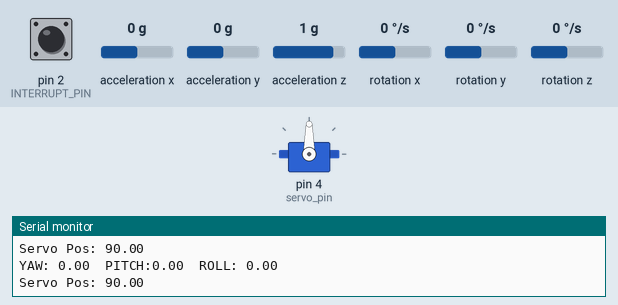
This sketch was run on a simulated Arduino Uno, built with avr-gcc and run on an emulated ATmega328P. Parts: servo, the last lines printed to the serial monitor. Inputs (shaded band) come from the test bench; at power-on: acceleration y 0 g, acceleration z 1 g, pin 2 (INTERRUPT_PIN) LOW, acceleration x 0 g, rotation x 0 °/s, rotation y 0 °/s, rotation z 0 °/s. The sensor or clock chip raises its interrupt line as the real part does.

Above: at 1.7 s.
1.8 s: acceleration y set to -1.4 g
At 3.0 s:
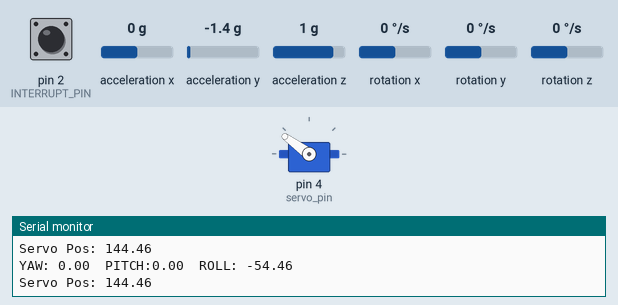
3.3 s: acceleration z set to -1.4 g
At 4.3 s:
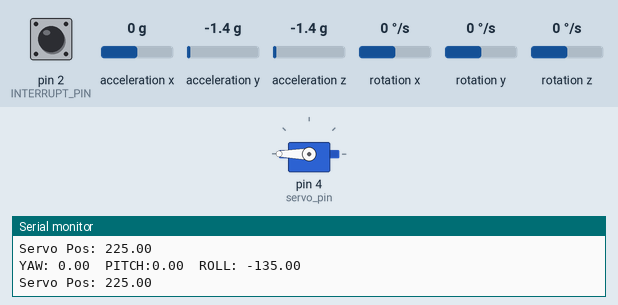
4.8 s: acceleration z set to 1.4 g
At 5.3 s:
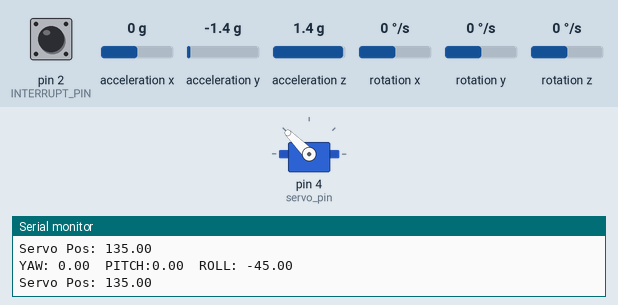
6.3 s: acceleration y set to -0.8 g
At 7.5 s:
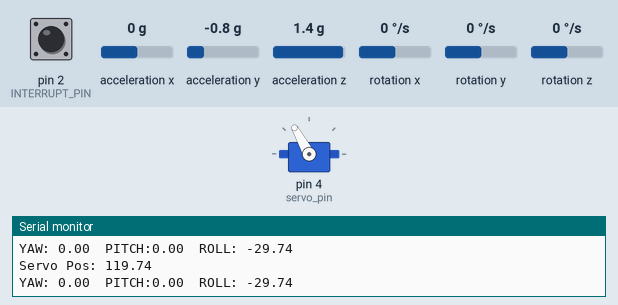
7.8 s: acceleration y set to 0.8 g
At 9.0 s:
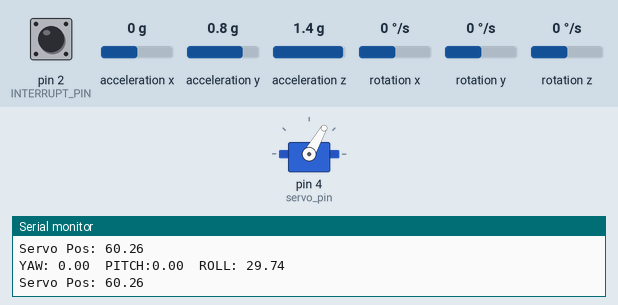
9.3 s: acceleration z set to 0.8 g
At 10.0 s:
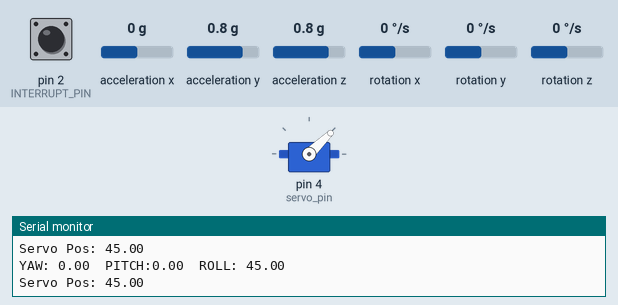
Timing chart, 0 to 11.8 s (numbered marks = the images above; inputs shaded):
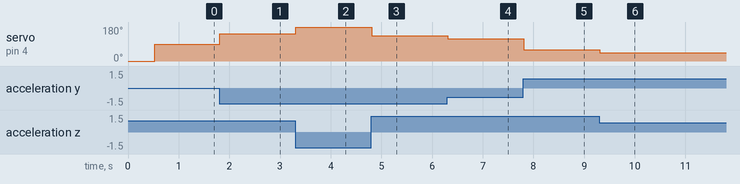

Measured:
- after the input at 1.8 s, servo on pin 4 (servo_pin): 90° → 144° at once
- after the input at 3.3 s, servo on pin 4 (servo_pin): 144° → 180° at once
- after the input at 4.8 s, servo on pin 4 (servo_pin): 180° → 135° at once
- after the input at 6.3 s, servo on pin 4 (servo_pin): 135° → 119° at once
- after the input at 7.8 s, servo on pin 4 (servo_pin): 119° → 60° at once
- after the input at 9.3 s, servo on pin 4 (servo_pin): 60° → 44° at once

The sketch:

sketch_jul08c.ino
```cpp
#include "I2Cdev.h"
#include "MPU6050_6Axis_MotionApps20.h"
#include <Servo.h>
#include "Wire.h"

MPU6050 mpu;
Servo myservo;

#define INTERRUPT_PIN 2
#define servo_pin 4

bool blinkState = false;

bool dmpReady = false;  // set true if DMP init was successful
uint8_t mpuIntStatus;   // holds actual interrupt status byte from MPU
uint8_t devStatus;      // return status after each device operation (0 = success, !0 = error)
uint16_t packetSize;    // expected DMP packet size (default is 42 bytes)
uint16_t fifoCount;     // count of all bytes currently in FIFO
uint8_t fifoBuffer[64]; // FIFO storage buffer

Quaternion q;           // [w, x, y, z]         quaternion container
VectorInt16 aa;         // [x, y, z]            accel sensor measurements
VectorInt16 aaReal;     // [x, y, z]            gravity-free accel sensor measurements
VectorInt16 aaWorld;    // [x, y, z]            world-frame accel sensor measurements
VectorFloat gravity;    // [x, y, z]            gravity vector
float euler[3];         // [psi, theta, phi]    Euler angle container
float ypr[3];

uint8_t teapotPacket[14] = { '$', 0x02, 0, 0, 0, 0, 0, 0, 0, 0, 0x00, 0x00, '\r', '\n' };

volatile bool mpuInterrupt = false;
void dmpDataReady() {
  mpuInterrupt = true;
}

void setup() {
  myservo.attach(servo_pin);
  myservo.write(0);

#if I2CDEV_IMPLEMENTATION == I2CDEV_ARDUINO_WIRE
  Wire.begin();
  Wire.setClock(400000); // 400kHz I2C clock. Comment this line if having compilation difficulties
#elif I2CDEV_IMPLEMENTATION == I2CDEV_BUILTIN_FASTWIRE
  Fastwire::setup(400, true);
#endif

  Serial.begin(115200);
  while (!Serial); // wait for Leonardo enumeration, others continue immediately

  Serial.println(F("Initializing I2C devices..."));
  mpu.initialize();
  pinMode(INTERRUPT_PIN, INPUT);

  Serial.println(F("Testing device connections..."));
  Serial.println(mpu.testConnection() ? F("MPU6050 connection successful") : F("MPU6050 connection failed"));

  Serial.println(F("Initializing DMP..."));
  devStatus = mpu.dmpInitialize();

  mpu.setXGyroOffset(220);
  mpu.setYGyroOffset(76);
  mpu.setZGyroOffset(-85);
  mpu.setZAccelOffset(1788);

  if (devStatus == 0) {
    //mpu.CalibrateAccel(6);
    //mpu.CalibrateGyro(6);
    //mpu.PrintActiveOffsets();
    Serial.println(F("Enabling DMP..."));
    mpu.setDMPEnabled(true);

    Serial.print(F("Enabling interrupt detection (Arduino external interrupt "));
    Serial.print(digitalPinToInterrupt(INTERRUPT_PIN));
    Serial.println(F(")..."));
    attachInterrupt(digitalPinToInterrupt(INTERRUPT_PIN), dmpDataReady, RISING);
    mpuIntStatus = mpu.getIntStatus();

    Serial.println(F("DMP ready! Waiting for first interrupt..."));
    dmpReady = true;

    packetSize = mpu.dmpGetFIFOPacketSize();
  } else {
    Serial.print(F("DMP Initialization failed (code "));
    Serial.print(devStatus);
    Serial.println(F(")"));
  }
}

void loop() {
  if (!dmpReady) return;

  while (!mpuInterrupt && fifoCount < packetSize) {
    if (mpuInterrupt && fifoCount < packetSize) {
      fifoCount = mpu.getFIFOCount();
    }
  }

  mpuInterrupt = false;
  mpuIntStatus = mpu.getIntStatus();

  fifoCount = mpu.getFIFOCount();
  if (fifoCount < packetSize) {
  }
  else if ((mpuIntStatus & (0x01 << MPU6050_INTERRUPT_FIFO_OFLOW_BIT)) || fifoCount >= 1024) {
    mpu.resetFIFO();
    Serial.println(F("FIFO overflow!"));
  } else if (mpuIntStatus & (0x01 << MPU6050_INTERRUPT_DMP_INT_BIT)) {

    while (fifoCount >= packetSize) {
      mpu.getFIFOBytes(fifoBuffer, packetSize);
      fifoCount -= packetSize;
    }

    mpu.dmpGetQuaternion(&q, fifoBuffer);
    mpu.dmpGetGravity(&gravity, &q);
    mpu.dmpGetYawPitchRoll(ypr, &q, &gravity);
    Serial.print("YAW: ");
    Serial.print(ypr[0] * 180 / M_PI);
    Serial.print("\t");
    Serial.print("PITCH:");
    Serial.print(ypr[1] * 180 / M_PI);
    Serial.print("\t");
    Serial.print("ROLL: ");
    Serial.println(ypr[2] * 180 / M_PI);

    myservo.write(90 + ((ypr[2] * 180 / M_PI) * -1));
    Serial.print("Servo Pos: "); Serial.println(90 + ((ypr[2] * 180 / M_PI) * -1));
    Serial.println();
  }
}
```
